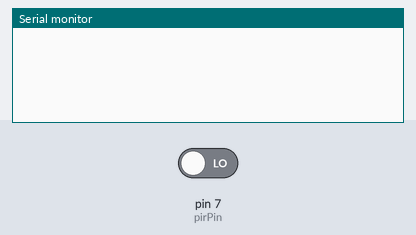
Bench run of a sketch on a simulated Arduino Uno, built with avr-gcc and run on an emulated ATmega328P. On the bench: the last lines printed to the serial monitor. Inputs (shaded band) come from the test bench; at power-on: pin 7 (pirPin) LOW.

Above: at 11.2 s.
11.3 s: pin 7 (pirPin) driven HIGH
At 12.2 s:
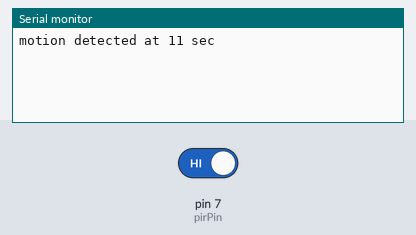
12.8 s: pin 7 (pirPin) driven LOW
At 16.7 s:
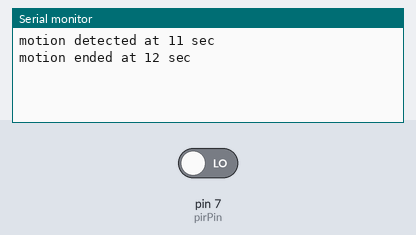

The sketch:

Custom_PIR.ino
```cpp
/*
* Variables
*/

/* The time when the sensor outputs a low impulse */
long unsigned int lowIn;

/* The amount of milliseconds the sensor has to be low
   before we assume all motion has stopped */
long unsigned int pause = 3000;

boolean lockLow = true;
boolean takeLowTime;

int calibrationTime = 10;  /* Calibration time */
int pirPin = 7;    /* PIR sensor pin */

/*
* Setup
*/

void setup(){
  /* Start serial monitor and the PIR sensor */
  Serial.begin(9600);
  pinMode(pirPin, INPUT);
  /* Calibrating */
    for(int i = 0; i < calibrationTime; i++){
      delay(1000);
      }
    delay(50);
  }

/*
* Loop
*/
void loop(){

     if(digitalRead(pirPin) == HIGH){
       if(lockLow){
         /* Makes sure we wait for a transition to LOW before any
            further output is made */
         lockLow = false;
         Serial.print("motion detected at ");
         Serial.print(millis()/1000);
         Serial.println(" sec");
         delay(50);
         }
         takeLowTime = true;
       }

     if(digitalRead(pirPin) == LOW){
       if(takeLowTime){
        lowIn = millis();          /* Save the time of the transition from high to LOW */
        takeLowTime = false;       /* Make sure this is only done at the start of a LOW phase */
        }
       /* If the sensor is low for more than the given pause,
          we assume that no more motion is going to happen */
       if(!lockLow && millis() - lowIn > pause){
           /* makes sure this block of code is only executed again after
              a new motion sequence has been detected */
           lockLow = true;
           Serial.print("motion ended at ");      //output
           Serial.print((millis() - pause)/1000);
           Serial.println(" sec");
           delay(50);
           }
       }
  }
```

Measured:
- after the input at 11.3 s, the serial monitor: prints a new line at once (image 1)
- after the input at 12.8 s, the serial monitor: prints a new line after 3.0 s (image 2)
